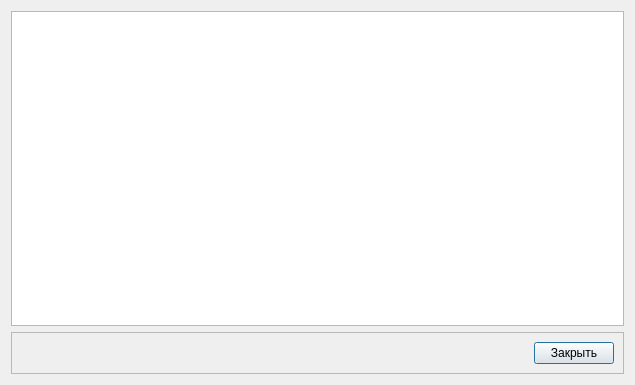
<?xml version="1.0" encoding="UTF-8"?>
<ui version="4.0">
 <class>UnitResultantForceTableWindow</class>
 <widget class="QDialog" name="UnitResultantForceTableWindow">
  <property name="geometry">
   <rect>
    <x>0</x>
    <y>0</y>
    <width>635</width>
    <height>385</height>
   </rect>
  </property>
  <property name="windowTitle">
   <string>Таблица удельных равнодействующих сил</string>
  </property>
  <layout class="QGridLayout" name="gridLayout">
   <item row="1" column="0">
    <widget class="QFrame" name="frame">
     <property name="frameShape">
      <enum>QFrame::StyledPanel</enum>
     </property>
     <property name="frameShadow">
      <enum>QFrame::Raised</enum>
     </property>
     <layout class="QHBoxLayout" name="horizontalLayout">
      <item>
       <spacer name="horizontalSpacer">
        <property name="orientation">
         <enum>Qt::Horizontal</enum>
        </property>
        <property name="sizeHint" stdset="0">
         <size>
          <width>508</width>
          <height>20</height>
         </size>
        </property>
       </spacer>
      </item>
      <item>
       <widget class="QPushButton" name="pushButtonClose">
        <property name="text">
         <string>Закрыть</string>
        </property>
       </widget>
      </item>
     </layout>
    </widget>
   </item>
   <item row="0" column="0">
    <widget class="QTableView" name="tableView"/>
   </item>
  </layout>
 </widget>
 <resources/>
 <connections/>
</ui>
